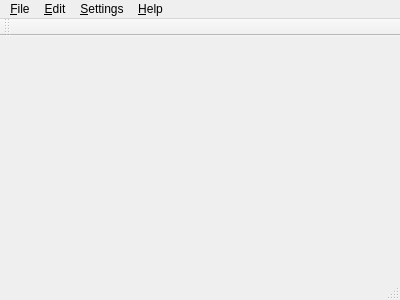
<?xml version="1.0" encoding="UTF-8"?>
<ui version="4.0">
 <class>MainWindow</class>
 <widget class="QMainWindow" name="MainWindow">
  <property name="geometry">
   <rect>
    <x>0</x>
    <y>0</y>
    <width>400</width>
    <height>300</height>
   </rect>
  </property>
  <property name="acceptDrops">
   <bool>true</bool>
  </property>
  <property name="windowTitle">
   <string>Nevis</string>
  </property>
  <widget class="QWidget" name="centralWidget">
   <layout class="QGridLayout" name="gridLayout">
    <item row="0" column="0">
     <widget class="QsciScintilla" name="textEditor">
      <property name="toolTip">
       <string/>
      </property>
      <property name="whatsThis">
       <string/>
      </property>
     </widget>
    </item>
   </layout>
  </widget>
  <widget class="QMenuBar" name="menuBar">
   <property name="geometry">
    <rect>
     <x>0</x>
     <y>0</y>
     <width>400</width>
     <height>19</height>
    </rect>
   </property>
   <widget class="QMenu" name="menuFile">
    <property name="title">
     <string>&amp;File</string>
    </property>
    <addaction name="actionOpenFile"/>
    <addaction name="actionSave"/>
    <addaction name="separator"/>
    <addaction name="actionExit"/>
   </widget>
   <widget class="QMenu" name="menuHelp">
    <property name="title">
     <string>&amp;Help</string>
    </property>
    <addaction name="actionReportBug"/>
    <addaction name="actionAboutQt"/>
    <addaction name="actionAboutNevis"/>
   </widget>
   <widget class="QMenu" name="menuEdit">
    <property name="title">
     <string>&amp;Edit</string>
    </property>
    <addaction name="actionUndo"/>
    <addaction name="actionRedo"/>
    <addaction name="separator"/>
    <addaction name="actionCut"/>
    <addaction name="actionCopy"/>
    <addaction name="actionPaste"/>
    <addaction name="separator"/>
    <addaction name="actionSelectAll"/>
    <addaction name="actionDeselct"/>
    <addaction name="separator"/>
    <addaction name="actionFind"/>
    <addaction name="actionReplace"/>
   </widget>
   <widget class="QMenu" name="menuSettings">
    <property name="title">
     <string>&amp;Settings</string>
    </property>
    <addaction name="actionShowMenubar"/>
    <addaction name="actionShowStatusbar"/>
    <addaction name="actionShowToolbar"/>
    <addaction name="actionShowPath"/>
   </widget>
   <addaction name="menuFile"/>
   <addaction name="menuEdit"/>
   <addaction name="menuSettings"/>
   <addaction name="menuHelp"/>
  </widget>
  <widget class="QToolBar" name="toolBar">
   <attribute name="toolBarArea">
    <enum>TopToolBarArea</enum>
   </attribute>
   <attribute name="toolBarBreak">
    <bool>false</bool>
   </attribute>
  </widget>
  <widget class="QStatusBar" name="statusBar"/>
  <action name="actionOpenFile">
   <property name="text">
    <string>&amp;Open File</string>
   </property>
   <property name="shortcut">
    <string>Ctrl+O</string>
   </property>
  </action>
  <action name="actionExit">
   <property name="icon">
    <iconset theme="exit">
     <normaloff/>
    </iconset>
   </property>
   <property name="text">
    <string>E&amp;xit</string>
   </property>
   <property name="shortcut">
    <string>Ctrl+Q</string>
   </property>
  </action>
  <action name="actionSave">
   <property name="text">
    <string>&amp;Save</string>
   </property>
   <property name="shortcut">
    <string>Ctrl+S</string>
   </property>
  </action>
  <action name="actionReportBug">
   <property name="text">
    <string>Report Bug</string>
   </property>
  </action>
  <action name="actionAboutQt">
   <property name="text">
    <string>About &amp;Qt</string>
   </property>
  </action>
  <action name="actionAboutNevis">
   <property name="text">
    <string>About &amp;Nevis</string>
   </property>
  </action>
  <action name="actionUndo">
   <property name="text">
    <string>Undo</string>
   </property>
   <property name="shortcut">
    <string>Ctrl+Z</string>
   </property>
  </action>
  <action name="actionRedo">
   <property name="text">
    <string>Redo</string>
   </property>
   <property name="shortcut">
    <string>Ctrl+Shift+Z</string>
   </property>
  </action>
  <action name="actionCut">
   <property name="text">
    <string>Cu&amp;t</string>
   </property>
   <property name="shortcut">
    <string>Ctrl+X</string>
   </property>
  </action>
  <action name="actionCopy">
   <property name="text">
    <string>&amp;Copy</string>
   </property>
   <property name="shortcut">
    <string>Ctrl+C</string>
   </property>
  </action>
  <action name="actionPaste">
   <property name="text">
    <string>&amp;Paste</string>
   </property>
   <property name="shortcut">
    <string>Ctrl+V</string>
   </property>
  </action>
  <action name="actionSelectAll">
   <property name="text">
    <string>Select &amp;All</string>
   </property>
   <property name="shortcut">
    <string>Ctrl+A</string>
   </property>
  </action>
  <action name="actionDeselct">
   <property name="text">
    <string>Dese&amp;lct</string>
   </property>
   <property name="shortcut">
    <string>Ctrl+Shift+A</string>
   </property>
  </action>
  <action name="actionFind">
   <property name="text">
    <string>&amp;Find</string>
   </property>
   <property name="shortcut">
    <string>Ctrl+F</string>
   </property>
  </action>
  <action name="actionReplace">
   <property name="text">
    <string>&amp;Replace</string>
   </property>
   <property name="shortcut">
    <string>Ctrl+R</string>
   </property>
  </action>
  <action name="actionShowMenubar">
   <property name="checkable">
    <bool>true</bool>
   </property>
   <property name="text">
    <string>Show &amp;Menubar</string>
   </property>
   <property name="shortcut">
    <string>Ctrl+M</string>
   </property>
  </action>
  <action name="actionShowStatusbar">
   <property name="checkable">
    <bool>true</bool>
   </property>
   <property name="text">
    <string>Show Statusbar</string>
   </property>
  </action>
  <action name="actionShowToolbar">
   <property name="checkable">
    <bool>true</bool>
   </property>
   <property name="text">
    <string>Show Toolbar</string>
   </property>
  </action>
  <action name="actionShowPath">
   <property name="checkable">
    <bool>true</bool>
   </property>
   <property name="text">
    <string>Sho&amp;w Path</string>
   </property>
  </action>
 </widget>
 <layoutdefault spacing="6" margin="11"/>
 <customwidgets>
  <customwidget>
   <class>QsciScintilla</class>
   <extends>QFrame</extends>
   <header>Qsci/qsciscintilla.h</header>
  </customwidget>
 </customwidgets>
 <resources/>
 <connections>
  <connection>
   <sender>actionExit</sender>
   <signal>triggered()</signal>
   <receiver>MainWindow</receiver>
   <slot>close()</slot>
   <hints>
    <hint type="sourcelabel">
     <x>-1</x>
     <y>-1</y>
    </hint>
    <hint type="destinationlabel">
     <x>199</x>
     <y>149</y>
    </hint>
   </hints>
  </connection>
  <connection>
   <sender>actionShowMenubar</sender>
   <signal>toggled(bool)</signal>
   <receiver>menuBar</receiver>
   <slot>setVisible(bool)</slot>
   <hints>
    <hint type="sourcelabel">
     <x>-1</x>
     <y>-1</y>
    </hint>
    <hint type="destinationlabel">
     <x>199</x>
     <y>9</y>
    </hint>
   </hints>
  </connection>
  <connection>
   <sender>actionShowStatusbar</sender>
   <signal>toggled(bool)</signal>
   <receiver>statusBar</receiver>
   <slot>setVisible(bool)</slot>
   <hints>
    <hint type="sourcelabel">
     <x>-1</x>
     <y>-1</y>
    </hint>
    <hint type="destinationlabel">
     <x>199</x>
     <y>288</y>
    </hint>
   </hints>
  </connection>
  <connection>
   <sender>actionShowToolbar</sender>
   <signal>toggled(bool)</signal>
   <receiver>toolBar</receiver>
   <slot>setVisible(bool)</slot>
   <hints>
    <hint type="sourcelabel">
     <x>-1</x>
     <y>-1</y>
    </hint>
    <hint type="destinationlabel">
     <x>199</x>
     <y>27</y>
    </hint>
   </hints>
  </connection>
 </connections>
</ui>
